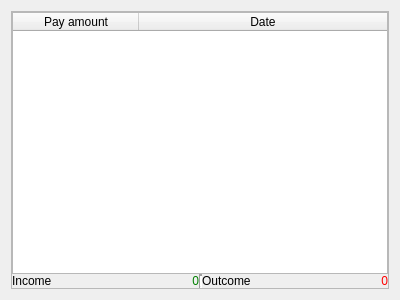
<?xml version="1.0" encoding="UTF-8"?>
<ui version="4.0">
 <class>PersonalAccounting</class>
 <widget class="QWidget" name="PersonalAccounting">
  <property name="geometry">
   <rect>
    <x>0</x>
    <y>0</y>
    <width>400</width>
    <height>300</height>
   </rect>
  </property>
  <property name="windowTitle">
   <string>Form</string>
  </property>
  <layout class="QHBoxLayout" name="horizontalLayout">
   <item>
    <widget class="QFrame" name="frame_3">
     <property name="frameShape">
      <enum>QFrame::StyledPanel</enum>
     </property>
     <property name="frameShadow">
      <enum>QFrame::Raised</enum>
     </property>
     <layout class="QGridLayout" name="gridLayout_3">
      <property name="leftMargin">
       <number>0</number>
      </property>
      <property name="topMargin">
       <number>0</number>
      </property>
      <property name="rightMargin">
       <number>0</number>
      </property>
      <property name="bottomMargin">
       <number>0</number>
      </property>
      <property name="spacing">
       <number>0</number>
      </property>
      <item row="1" column="0">
       <widget class="QLabel" name="label_11">
        <property name="sizePolicy">
         <sizepolicy hsizetype="Preferred" vsizetype="Preferred">
          <horstretch>0</horstretch>
          <verstretch>0</verstretch>
         </sizepolicy>
        </property>
        <property name="text">
         <string>Income</string>
        </property>
       </widget>
      </item>
      <item row="1" column="1">
       <widget class="QLabel" name="income">
        <property name="styleSheet">
         <string notr="true">color: green</string>
        </property>
        <property name="text">
         <string>0</string>
        </property>
        <property name="alignment">
         <set>Qt::AlignRight|Qt::AlignTrailing|Qt::AlignVCenter</set>
        </property>
       </widget>
      </item>
      <item row="1" column="3">
       <widget class="QLabel" name="label_2">
        <property name="text">
         <string>Outcome</string>
        </property>
       </widget>
      </item>
      <item row="1" column="4">
       <widget class="QLabel" name="outcome">
        <property name="styleSheet">
         <string notr="true">color: red</string>
        </property>
        <property name="text">
         <string>0</string>
        </property>
        <property name="alignment">
         <set>Qt::AlignRight|Qt::AlignTrailing|Qt::AlignVCenter</set>
        </property>
       </widget>
      </item>
      <item row="0" column="0" colspan="5">
       <widget class="QTableWidget" name="paymentTable">
        <attribute name="horizontalHeaderDefaultSectionSize">
         <number>126</number>
        </attribute>
        <attribute name="horizontalHeaderStretchLastSection">
         <bool>true</bool>
        </attribute>
        <column>
         <property name="text">
          <string>Pay amount</string>
         </property>
        </column>
        <column>
         <property name="text">
          <string>Date</string>
         </property>
        </column>
       </widget>
      </item>
      <item row="1" column="2">
       <widget class="Line" name="line">
        <property name="lineWidth">
         <number>2</number>
        </property>
        <property name="orientation">
         <enum>Qt::Vertical</enum>
        </property>
       </widget>
      </item>
     </layout>
    </widget>
   </item>
  </layout>
 </widget>
 <resources/>
 <connections/>
</ui>
